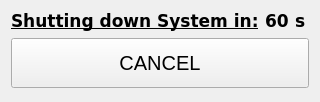
<?xml version="1.0" encoding="UTF-8"?>
<ui version="4.0">
 <class>ShutDownTimerDialog</class>
 <widget class="QWidget" name="ShutDownTimerDialog">
  <property name="geometry">
   <rect>
    <x>0</x>
    <y>0</y>
    <width>320</width>
    <height>102</height>
   </rect>
  </property>
  <property name="windowTitle">
   <string>ShuttingDownt CountDown</string>
  </property>
  <layout class="QVBoxLayout" name="verticalLayout">
   <item>
    <layout class="QHBoxLayout" name="horizontalLayout">
     <item>
      <widget class="QLabel" name="label_2">
       <property name="sizePolicy">
        <sizepolicy hsizetype="Maximum" vsizetype="Maximum">
         <horstretch>0</horstretch>
         <verstretch>0</verstretch>
        </sizepolicy>
       </property>
       <property name="font">
        <font>
         <family>Verdana</family>
         <pointsize>13</pointsize>
         <weight>75</weight>
         <bold>true</bold>
         <underline>true</underline>
        </font>
       </property>
       <property name="text">
        <string>Shutting down System in:</string>
       </property>
      </widget>
     </item>
     <item>
      <widget class="QLabel" name="lb_time_remaining">
       <property name="sizePolicy">
        <sizepolicy hsizetype="Maximum" vsizetype="Maximum">
         <horstretch>0</horstretch>
         <verstretch>0</verstretch>
        </sizepolicy>
       </property>
       <property name="font">
        <font>
         <family>Verdana</family>
         <pointsize>13</pointsize>
         <weight>75</weight>
         <bold>true</bold>
        </font>
       </property>
       <property name="text">
        <string>60</string>
       </property>
      </widget>
     </item>
     <item>
      <widget class="QLabel" name="label">
       <property name="sizePolicy">
        <sizepolicy hsizetype="Maximum" vsizetype="Maximum">
         <horstretch>0</horstretch>
         <verstretch>0</verstretch>
        </sizepolicy>
       </property>
       <property name="font">
        <font>
         <family>Verdana</family>
         <pointsize>13</pointsize>
         <weight>75</weight>
         <bold>true</bold>
        </font>
       </property>
       <property name="text">
        <string>s</string>
       </property>
      </widget>
     </item>
     <item>
      <spacer name="horizontalSpacer">
       <property name="orientation">
        <enum>Qt::Horizontal</enum>
       </property>
       <property name="sizeHint" stdset="0">
        <size>
         <width>40</width>
         <height>20</height>
        </size>
       </property>
      </spacer>
     </item>
    </layout>
   </item>
   <item>
    <widget class="QPushButton" name="pushButton">
     <property name="sizePolicy">
      <sizepolicy hsizetype="Minimum" vsizetype="Minimum">
       <horstretch>0</horstretch>
       <verstretch>0</verstretch>
      </sizepolicy>
     </property>
     <property name="minimumSize">
      <size>
       <width>0</width>
       <height>50</height>
      </size>
     </property>
     <property name="font">
      <font>
       <pointsize>15</pointsize>
       <weight>50</weight>
       <bold>false</bold>
      </font>
     </property>
     <property name="text">
      <string>CANCEL</string>
     </property>
    </widget>
   </item>
   <item>
    <spacer name="verticalSpacer">
     <property name="orientation">
      <enum>Qt::Vertical</enum>
     </property>
     <property name="sizeHint" stdset="0">
      <size>
       <width>20</width>
       <height>40</height>
      </size>
     </property>
    </spacer>
   </item>
  </layout>
 </widget>
 <resources/>
 <connections/>
</ui>
